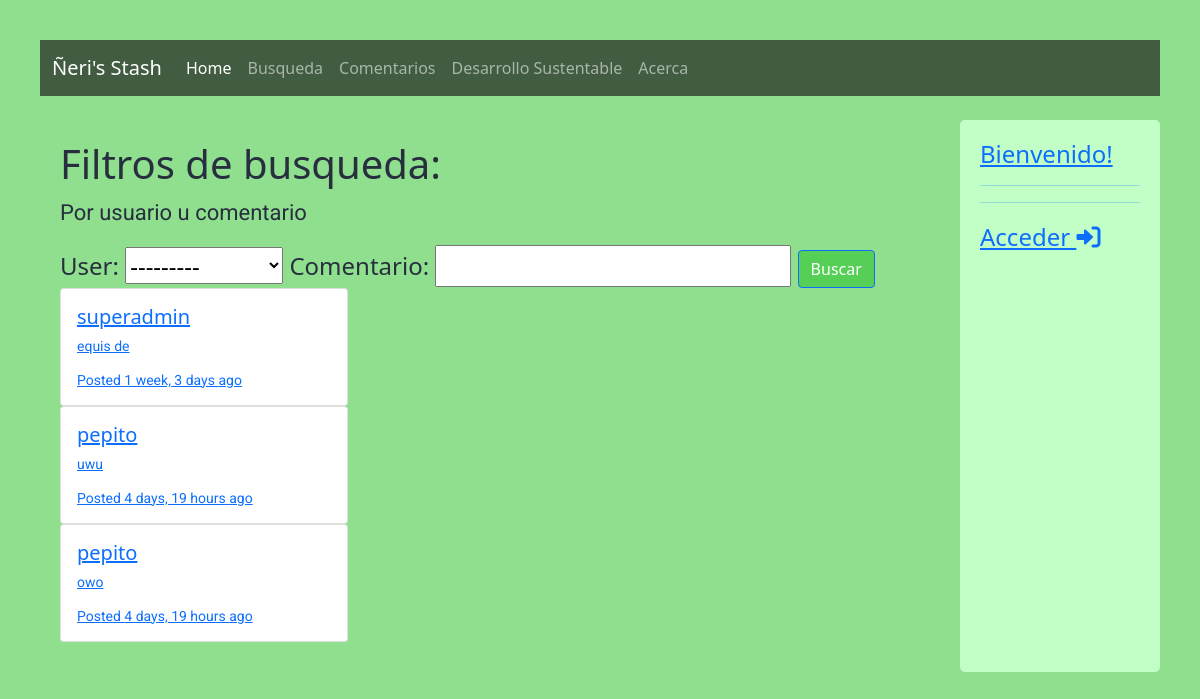
The page /search-page-comments/ on the database its author committed.
### apps/portfolio/models.py (models this page shows, shortened)
class Comment(models.Model):
    user = models.ForeignKey(User, on_delete=models.CASCADE)
    post = models.ForeignKey(Post, on_delete=models.CASCADE)
    timestamp = models.DateTimeField(auto_now_add=True)
    content = models.TextField()
    hidden = models.BooleanField(default=True)

class User(AbstractUser):
    pass
    def __str__(self):
        return self.username

### apps/portfolio/views.py (the view)
# urls.py: path('search-page-comments/', views.comment_search_page,
def comment_search_page(request):
    posts = Comment.objects.all().filter(hidden=False)
    my_filter = CommentFilter(request.GET, queryset=posts)
    posts_f = my_filter.qs
    context = {'my_filter': my_filter, 'posts_f': posts_f}
    return render(request, 'search-page-comments.html', context)

### apps/portfolio/models.py (called while the page is built)
    def get_absolute_url(self):
        return reverse("detail", kwargs={'slug': self.slug})

### templates/search-page-comments.html
{% extends "inicio.html" %}
{% block content2 %}
    <h1>Filtros de busqueda:</h1>
    <p>Por usuario u comentario</p>
    <form method="get">
        {{my_filter.form}}
        <button class="btn btn-primary" type= "submit">Buscar</button>
    </form>
    <div class= "row">
        {% for object in posts_f %}
          {% if not object.hidden %}
            <div class="col-4">
              <a href="{{ object.post.get_absolute_url }}">
              <div class="card" style="width: 18rem;">
                <div class="card-body">
                  <h5 class="card-title">{{ object.user }}</h5>
                  <p class="card-text">{{ object.content|truncatechars:40 }}</p>
                  <p class= "card-text">
                    Posted {{ object.timestamp | timesince }} ago
                  </p>
                </div>
              </div>
            </div>
          {% endif %}
        {% endfor %}
        </div>
{% endblock content2 %}

### static/styles.css (style rules this page uses)
html [class] p, html [id] p { font-family: 'Roboto', sans-serif; font-size: 22px; }
.card-body p, .card-body li { font-family: 'Roboto', sans-serif; font-size: 14px !important; line-height: 18px; }
.btn-primary, .btn-primary:active, .btn-primary:visited { background-color: #55cf55 !important; }
body { margin: 40px; }

### rows shown on the page
Comment: user "superadmin", content "equis de", timestamp "1 week, 3 days"
Comment: user "pepito", content "uwu", timestamp "4 days, 19 hours"
Comment: user "pepito", content "owo", timestamp "4 days, 19 hours"
